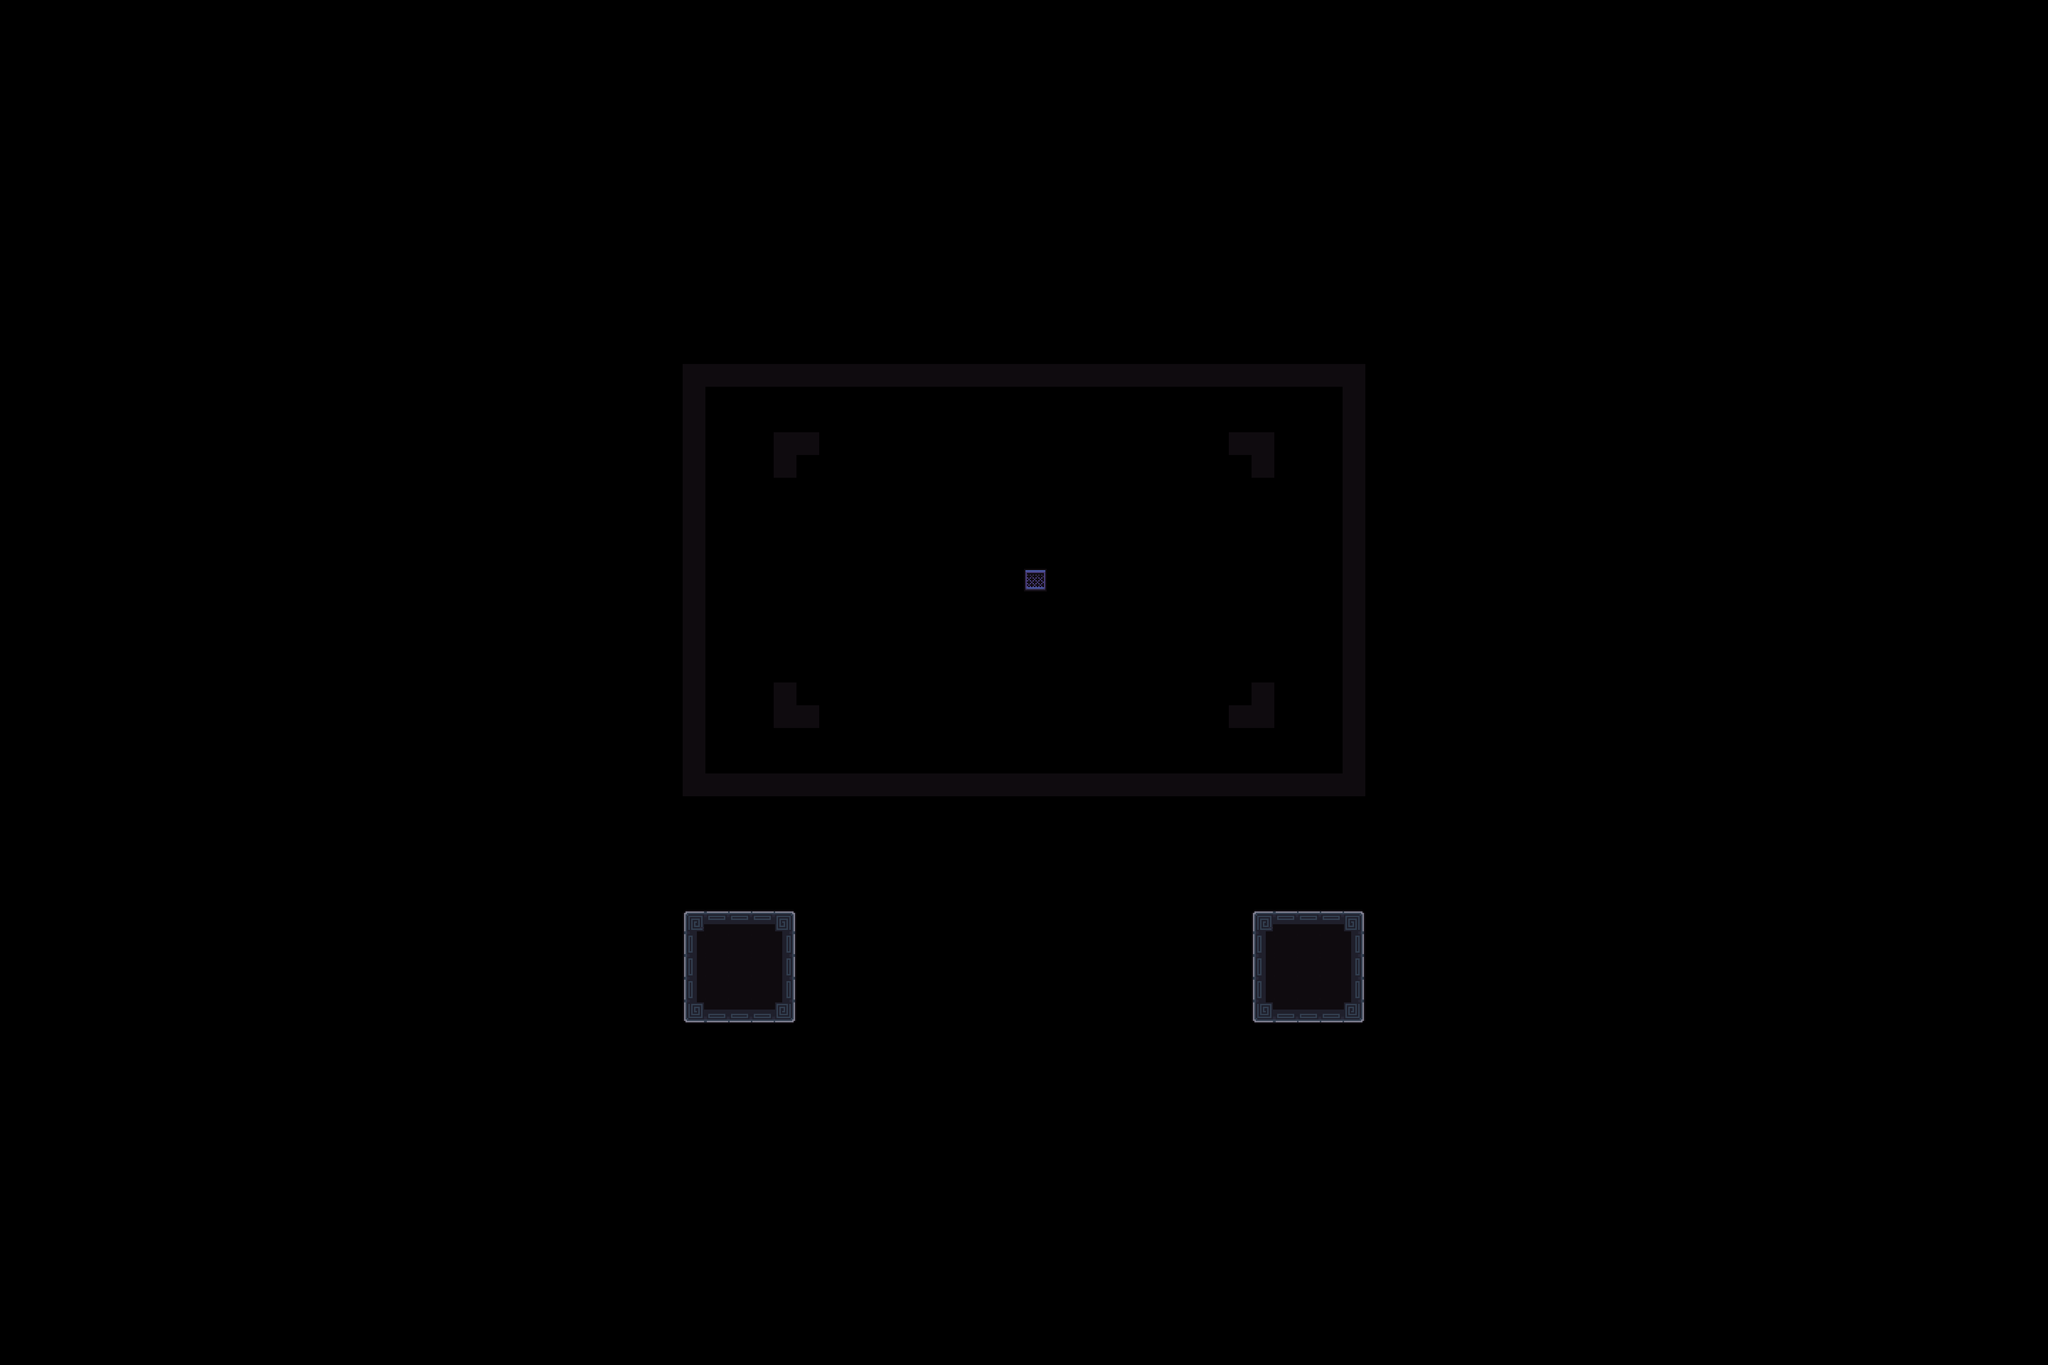

The image is a tile-based game level rendered from a .tmx file. Its description and source (layers, tilesets, objects; grid data summarised) follow:
An orthogonal 90x60 tile map with 64x64 px tiles, 4 tile layers (Decoration, Main, Exit, Border) and 48 objects (44x 1, Camera1, Camera2, Win, Unactive).

<map version="1.10" tiledversion="1.11.2" orientation="orthogonal" renderorder="right-down" width="90" height="60" tilewidth="64" tileheight="64" infinite="0" nextlayerid="8" nextobjectid="150">
 <tileset firstgid="1" source="../tilesets/tileset_d.tsx" />
 <objectgroup id="4" name="Triggers" visible="0">
  <object id="23" name="Camera1" x="2880" y="1632">
   <point />
  </object>
  <object id="24" name="Camera2" x="2624" y="1440">
   <point />
  </object>
  <object id="28" name="Win" x="1920" y="1024" width="1920" height="1216" />
  <object id="29" name="Unactive" x="1920" y="2560" width="320" height="320" />
  <object id="106" name="Data" type="1" x="1920" y="960" width="63.6932" height="63.6932">
   <properties>
    <property name="bg" value="blue" />
    <property name="level_number" type="int" value="0" />
    <property name="level_unlock" value="0" />
   </properties>
  </object>
 </objectgroup>
 <layer id="3" name="Decoration" width="90" height="60">
  <data>[5400 cells, 0 non-empty, 0 distinct tile ids]</data>
 </layer>
 <layer id="7" name="Main" width="90" height="60">
  <data>[5400 cells, 51 non-empty, 10 distinct tile ids]</data>
 </layer>
 <layer id="6" name="Exit" width="90" height="60">
  <data>[5400 cells, 0 non-empty, 0 distinct tile ids]</data>
 </layer>
 <objectgroup id="2" name="Entities">
  <object id="107" name="0" type="1" x="1856" y="1600" width="64" height="64" />
  <object id="123" name="15" type="1" x="1792" y="1600" width="64" height="64" />
  <object id="109" name="2" type="1" x="2816" y="2240" width="64" height="64" />
  <object id="122" name="14" type="1" x="2880" y="2304" width="64" height="64" />
  <object id="140" name="33" type="1" x="2880" y="2368" width="64" height="64" />
  <object id="126" name="18" type="1" x="2816" y="2304" width="64" height="64" />
  <object id="110" name="3" type="1" x="2880" y="960" width="64" height="64" />
  <object id="128" name="20" type="1" x="2944" y="960" width="64" height="64" />
  <object id="138" name="31" type="1" x="2944" y="896" width="64" height="64" />
  <object id="145" name="38" type="1" x="3008" y="960" width="64" height="64" />
  <object id="129" name="21" type="1" x="2816" y="2368" width="64" height="64" />
  <object id="134" name="27" type="1" x="2752" y="2240" width="64" height="64" />
  <object id="130" name="22" type="1" x="3904" y="1664" width="64" height="64" />
  <object id="133" name="26" type="1" x="4032" y="1600" width="64" height="64" />
  <object id="139" name="32" type="1" x="3968" y="1536" width="64" height="64" />
  <object id="143" name="36" type="1" x="3840" y="1472" width="64" height="64" />
  <object id="146" name="39" type="1" x="3904" y="1472" width="64" height="64" />
  <object id="121" name="12" type="1" x="2816" y="896" width="64" height="64" />
  <object id="111" name="4" type="1" x="3840" y="1536" width="64" height="64" />
  <object id="112" name="5" type="1" x="2880" y="2240" width="64" height="64" />
  <object id="108" name="1" type="1" x="3840" y="1600" width="64" height="64" />
  <object id="119" name="23" type="1" x="3968" y="1600" width="64" height="64" />
  <object id="127" name="19" type="1" x="3904" y="1600" width="64" height="64" />
  <object id="120" name="13" type="1" x="3904" y="1536" width="64" height="64" />
  <object id="113" name="6" type="1" x="3840" y="1664" width="64" height="64" />
  <object id="114" name="7" type="1" x="2816" y="960" width="64" height="64" />
  <object id="116" name="9" type="1" x="2880" y="896" width="64" height="64" />
  <object id="124" name="16" type="1" x="2752" y="960" width="64" height="64" />
  <object id="117" name="10" type="1" x="2944" y="2240" width="64" height="64" />
  <object id="118" name="11" type="1" x="1856" y="1536" width="64" height="64" />
  <object id="115" name="8" type="1" x="1856" y="1664" width="64" height="64" />
  <object id="125" name="17" type="1" x="1792" y="1664" width="64" height="64" />
  <object id="131" name="24" type="1" x="1728" y="1664" width="64" height="64" />
  <object id="137" name="30" type="1" x="1792" y="1536" width="64" height="64" />
  <object id="141" name="34" type="1" x="1728" y="1536" width="64" height="64" />
  <object id="144" name="37" type="1" x="1856" y="1472" width="64" height="64" />
  <object id="147" name="40" type="1" x="2688" y="896" width="64" height="64" />
  <object id="149" name="42" type="1" x="4160" y="960" width="64" height="64" />
  <object id="148" name="41" type="1" x="1792" y="1472" width="64" height="64" />
  <object id="135" name="28" type="1" x="1728" y="1600" width="64" height="64" />
  <object id="136" name="29" type="1" x="2688" y="960" width="64" height="64" />
  <object id="142" name="35" type="1" x="4160" y="2240" width="64" height="64" />
  <object id="132" name="25" type="1" x="2752" y="896" width="64" height="64" />
 </objectgroup>
 <layer id="1" name="Border" width="90" height="60">
  <data>[5400 cells, 106 non-empty, 1 distinct tile ids]</data>
 </layer>
</map>
